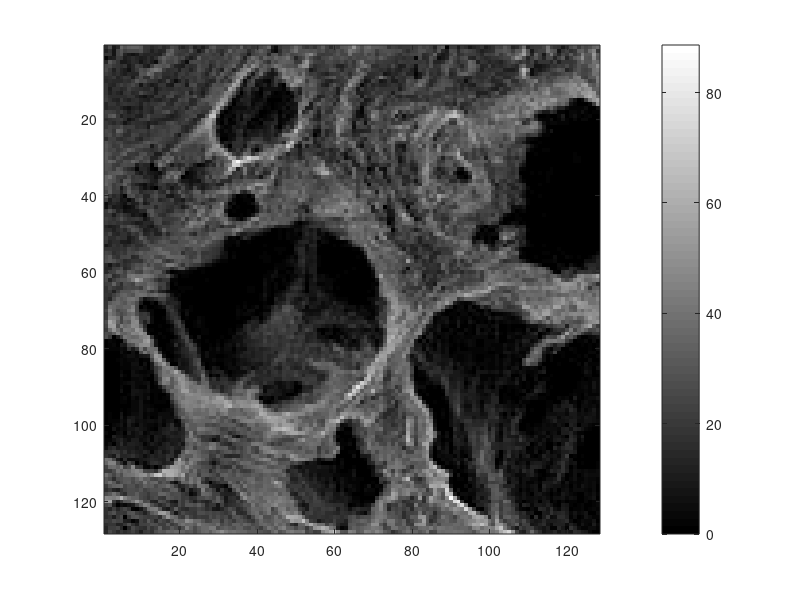
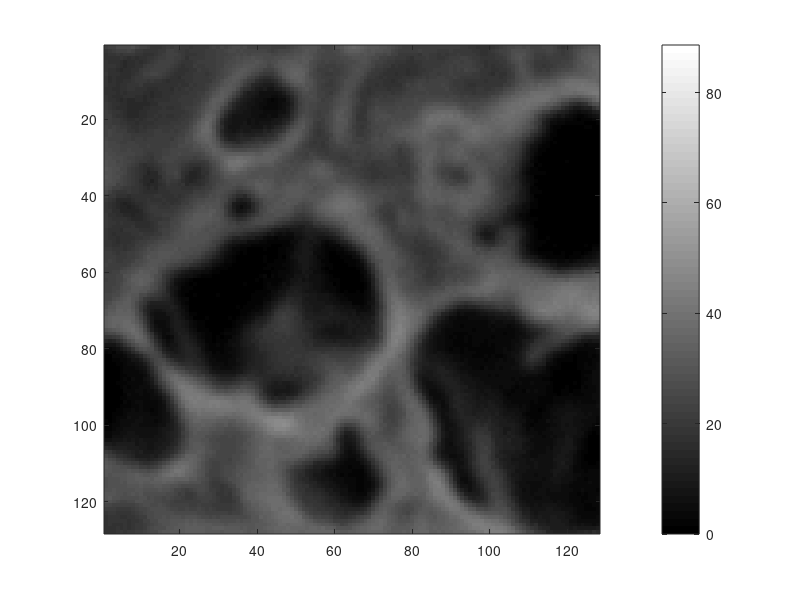

These figures' MATLAB source, in order:
%  
%  Image deblurring inverse problem with periodic boundary conditions.
%
%% Generate data and build regularization matrix.
  clear all, close all
  load GaussianBlur440_normal
  %load satellite.mat
  x_true = 100*f_true/max(f_true(:)); 
  clear PSF f_true beta g sigma 
  [nx,ny]=size(x_true);
  % Generate data on 256^2 grid w/ periodic BCs, then restrict to 128^2.
  h = 1/nx;
  x = [-0.5+h/2:h:0.5-h/2]';
  [X,Y]=meshgrid(x);
  sig = 2*h;
  kernel = exp(-((X-h/2).^2+(Y-h/2).^2)/2/sig^2);
  kernel = kernel/sum(sum(kernel));
  Ax = real(ifft2(fft2(fftshift(kernel)).*fft2(x_true)));
  Ax=Ax(101:228,101:228);
  x_true = x_true(101:228,101:228);
  [nx,ny] = size(Ax);
  err_lev = 2;
  noise = err_lev/100 * norm(Ax(:)) / sqrt(nx*ny);%input(' The standard deviation of the noise = ');
  b = Ax + noise*randn(nx,ny);
  figure(1), imagesc(x_true), colormap(gray), colorbar 
  figure(2), imagesc(b,[0,max(x_true(:))]), colormap(gray), colorbar 
  
  % Use 128^2 PSF model with periodic BCs and GCV choice of alpha
  kernel = kernel(65:192,65:192); 
